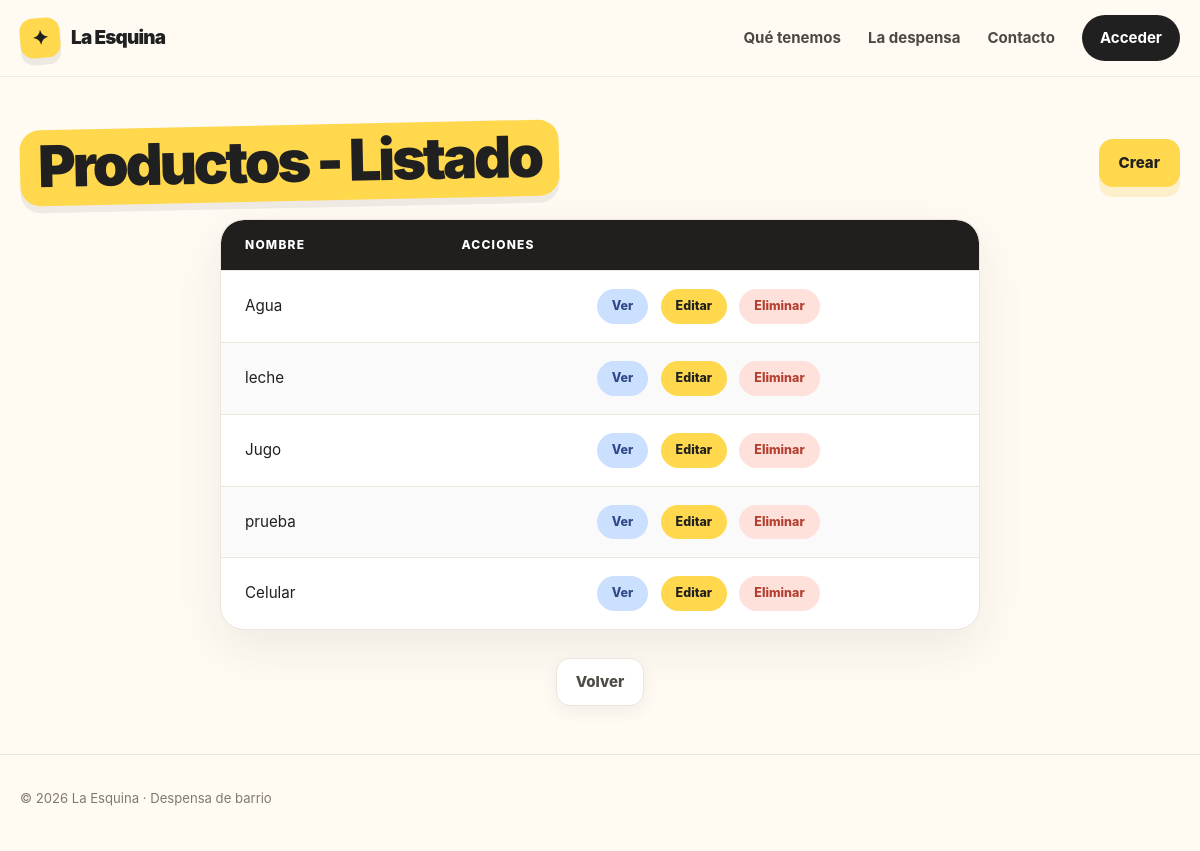
/ventas/producto/, run on the app's committed database.
### ventas/models/producto.py (models this page shows, shortened)
class Producto(models.Model):
    nombre = models.CharField(unique=True)
    descripcion = models.TextField(blank=True)
    precio_costo = models.DecimalField(max_digits=10, decimal_places=2)
    precio_venta = models.DecimalField(max_digits=10, decimal_places=2)
    stock = models.FloatField(default=0)
    codigo_barras = models.CharField(max_length=50, null=True, blank=True, unique=True)
    categoria = models.ForeignKey(
        Categoria, on_delete=models.SET_NULL, null=True, blank=True, related_name="productos"
    )
    proveedor = models.ForeignKey(
        Proveedor, on_delete=models.SET_NULL, null=True, blank=True, related_name="productos"
    )
    class Meta:
        verbose_name = "Producto"
        verbose_name_plural = "Productos"
        constraints = (
            models.CheckConstraint(
                condition=Q(stock__gte=0),
                name="producto_stock_no_negativo",
            ),
            models.CheckConstraint(
                condition=Q(precio_costo__gte=0),
                name="producto_precio_costo_no_negativo",
            ),
            models.CheckConstraint(
                condition=Q(precio_venta__gte=0),
                name="producto_precio_venta_no_negativo",
            ),
            models.CheckConstraint(
                condition=Q(precio_venta__gte=F("precio_costo")),
                name="producto_precio_mayor_o_igual_costo",
            ),
        )

### ventas/views/producto.py (the view)
# urls.py: path("producto/", ProductoList.as_view(), name="producto_list"),
class ProductoList(ListView):
    model = Producto
    context_object_name = "productos"  # -> por default es "object_list"

### ventas/templates/ventas/producto_list.html
{% extends "core/base.html" %}
{% load static %}
{% block styles %}
    <link rel="stylesheet" href="{% static 'core/css/table.css' %}" />
{% endblock styles %}
{% block content %}
    <div class="container section">
        <div class="page-head">
            <h1 class="page-title">Productos - Listado</h1>
            <a class="button button-primary"
               href="{% url 'ventas:producto_create' %}">Crear</a>
        </div>
        <table class="data-table">
            <thead>
                <tr>
                    <th>Nombre</th>
                    <th>Acciones</th>
                </tr>
            </thead>
            <tbody>
                {% for producto in productos %}
                    <tr>
                        <td>{{ producto.nombre }}</td>
                        <td class="table-actions">
                            <a class="table-action table-action--view"
                               href="{% url 'ventas:producto_detail' producto.pk %}">Ver</a>
                            <a class="table-action table-action--edit"
                               href="{% url 'ventas:producto_update' producto.pk %}">Editar</a>
                            <a class="table-action table-action--danger"
                               href="{% url 'ventas:producto_delete' producto.pk %}">Eliminar</a>
                        </td>
                    </tr>
                {% empty %}
                    <tr>
                        <td class="table-empty" colspan="2">No hay categorías disponibles.</td>
                    </tr>
                {% endfor %}
            </tbody>
        </table>
        <div class="page-actions">
            <a class="button button-secondary" href="{% url 'ventas:home' %}">Volver</a>
        </div>
    </div>
{% endblock content %}

### core/static/core/css/base.css (style rules this page uses)
:root { --bg: #fffaf2; --surface: #fff; --ink: #202020; --muted: #6d6a64; --line: #ece6dc; --yellow: #ffd84d; --coral: #ff806f; --mint: #bfe9d7; --blue: #cbdfff; --pink: #ffd3df; --shadow: 0 18px 50px rgba(32, 32, 32, 0.08); }
* { box-sizing: border-box; margin: 0; padding: 0; }
html { scroll-behavior: smooth; }
body { font-family: Inter, ui-sans-serif, system-ui, -apple-system, BlinkMacSystemFont, "Segoe UI", sans-serif; background: var(--bg); color: var(--ink); line-height: 1.5; display: flex; flex-direction: column; min-height: 100vh; }
a { color: inherit; text-decoration: none; }
.container { width: min(1160px, calc(100% - 40px)); margin: 0 auto; }

### core/static/core/css/components.css (style rules this page uses)
.page-title { display: inline-block; margin-bottom: 18px; padding: 6px 18px 10px; border-radius: 20px; background: var(--yellow); box-shadow: 0 7px 0 rgba(32, 32, 32, 0.07); font-size: clamp(2.3rem, 5.5vw, 3.6rem); font-weight: 950; line-height: 1.05; letter-spacing: -0.055em; transform: rotate(-1.2deg); }
.button { display: inline-flex; align-items: center; justify-content: center; gap: 9px; min-height: 48px; padding: 0 19px; border-radius: 14px; border: 1px solid transparent; font-size: 0.94rem; font-weight: 850; transition: transform 0.2s ease, box-shadow 0.2s ease; }
.button-primary { background: var(--yellow); box-shadow: 0 10px 0 rgba(237, 191, 23, 0.18); }
.button-secondary { background: var(--surface); border-color: var(--line); color: #4f4c46; box-shadow: 0 6px 16px rgba(32, 32, 32, 0.06); }
.page-actions { display: flex; justify-content: center; gap: 12px; }
.page-head { display: flex; align-items: center; justify-content: space-between; flex-wrap: wrap; gap: 16px; margin-bottom: 18px; }
.page-head .page-title { margin-bottom: 0; }
.section { padding: 48px 0; }

### core/static/core/css/table.css (style rules this page uses)
.data-table { width: min(760px, 100%); margin: 0 auto 28px; background: var(--surface); border: 1px solid var(--line); border-radius: 24px; border-spacing: 0; border-collapse: separate; box-shadow: var(--shadow); overflow: hidden; }
.data-table th { text-align: left; }
.data-table thead th { padding: 16px 24px; background: #211f1d; color: #fff; font-size: 0.75rem; font-weight: 850; letter-spacing: 0.1em; text-transform: uppercase; }
.data-table thead th:first-child { border-top-left-radius: 23px; }
.data-table thead th:last-child { border-top-right-radius: 23px; }
.data-table tbody td { padding: 18px 24px; border-top: 1px solid var(--line); font-size: 0.95rem; transition: background-color 0.18s ease; }
.data-table tbody tr:nth-child(even) td { background: rgba(32, 32, 32, 0.02); }
.data-table tbody tr:last-child td:first-child { border-bottom-left-radius: 23px; }
.data-table tbody tr:last-child td:last-child { border-bottom-right-radius: 23px; }
.data-table .table-actions { text-align: center; white-space: nowrap; }
.data-table .table-action { display: inline-flex; align-items: center; justify-content: center; padding: 7px 14px; border: 1px solid transparent; border-radius: 999px; font-size: 0.78rem; font-weight: 850; transition: transform 0.18s ease, box-shadow 0.18s ease; }
.data-table .table-action + .table-action { margin-left: 8px; }
.table-action--view { background: var(--blue); color: #2f4a86; }
.table-action--edit { background: var(--yellow); color: var(--ink); }
.table-action--danger { background: #ffe1dc; color: #b33f30; }

### data on the page
Producto: nombre "Agua"
Producto: nombre "leche"
Producto: nombre "Jugo"
Producto: nombre "prueba"
Producto: nombre "Celular"
